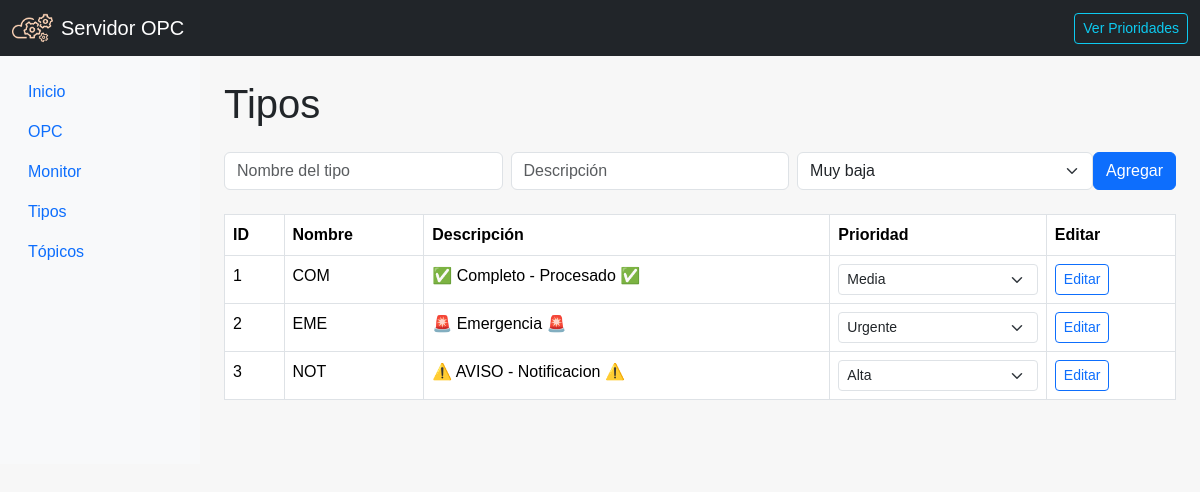
Screenshot of /tipos with the database file from the repository.
### app/database/models.py (models this page shows)
class Tipo(db.Model):
    __tablename__ = 'tipos'
    id = db.Column(db.Integer, primary_key=True)
    tipo = db.Column(db.String(3), unique=True, nullable=False)
    prioridad_id = db.Column(db.Integer, db.ForeignKey('prioridades.id'), nullable=False)
    descripcion = db.Column(db.Text)
    prioridad = db.relationship('Prioridad')

class Prioridad(db.Model):
    __tablename__ = 'prioridades'
    id = db.Column(db.Integer, primary_key=True)
    nombre = db.Column(db.String(20), nullable=False)
    descripcion = db.Column(db.Text)
    icono = db.Column(db.String(50), nullable=True)  # nombre de ícono (opcional)

### app/routes/type.py (the view)
@type_route.route('/tipos')
def ver_tipos():
    tipos = Tipo.query.all()
    prioridades = Prioridad.query.all()
    return render_template('tipos.html', tipos=tipos, prioridades=prioridades)

### app/templates/tipos.html (shortened to what this page needs)
{% extends 'base.html' %}
{% block content %}
<h1 class="mb-4">Tipos</h1>
<form action="/tipos/add" method="POST" class="d-flex mb-4">
    <input type="text" name="nombre" placeholder="Nombre del tipo" class="form-control me-2" required>
    <input type="text" name="descripcion" placeholder="Descripción" class="form-control me-2">
    <select name="prioridad_id" class="form-select" required>
    {% for p in prioridades %}
      <option value="{{ p.id }}">{{ p.nombre }}</option>
    {% endfor %}
  </select>
    <button type="submit" class="btn btn-primary">Agregar</button>
</form>
<table class="table table-bordered">
  <thead>
    <tr>
      <th>ID</th>
      <th>Nombre</th>
      <th>Descripción</th>
      <th>Prioridad</th>
      <th>Editar</th>
    </tr>
  </thead>
  <tbody>
    {% for tipo in tipos %}
    <tr>
      <td>{{ tipo.id }}</td>
      <td>{{ tipo.tipo }}</td>
      <td>{{ tipo.descripcion }}</td>
      <td>
        <form action="/tipos/update_prioridad/{{ tipo.id }}" method="POST">
          <select name="prioridad_id" class="form-select form-select-sm" onchange="this.form.submit()">
            {% for p in prioridades %}
              <option value="{{ p.id }}" {% if tipo.prioridad_id == p.id %}selected{% endif %}>{{ p.nombre }}</option>
            {% endfor %}
          </select>
        </form>
      </td>
      <td>
        <button class="btn btn-sm btn-outline-primary" data-bs-toggle="modal" data-bs-target="#modalTipo{{ tipo.id }}">
          Editar
        </button>
      </td>
    </tr>
    {% endfor %}
  </tbody>
</table>
{% endblock %}

### app/static/style.css (style rules this page uses)
body { background-color: #f7f7f7; margin: 0; font-family: Arial, sans-serif; }

### rows the page displays
Tipo: id "1", tipo "COM", descripcion "✅ Completo - Procesado ✅", prioridad_id "Media"
Tipo: id "2", tipo "EME", descripcion "🚨 Emergencia 🚨", prioridad_id "Urgente"
Tipo: id "3", tipo "NOT", descripcion "⚠️ AVISO - Notificacion ⚠️", prioridad_id "Alta"

### other values shown
form field prioridad_id "Muy baja"
